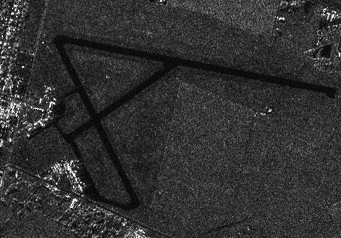
#> input picture python/src/main/python/usage/ImageProcessing/MorphologicalImageProcessing/images/aeroport2.png, 341 x 238 px, found by its file name
$ python DetectLandingStripesFromSatellite.py   (older library calls are emulated)
#> lines starting #> are read from the running program, lines starting #| are printed output that depends on the picture; after the words box and inside, x2 and y2 are one past the last pixel; in counts of white or black regions, pixels touching at a corner belong together
### python/src/main/python/myLibs/ImageProcessing/MorphologicalImageProcessing/structElement.py
import numpy as np
import math
from operator import itemgetter

# This function is used to construct a structuring element
# type can be either disc, square, diamond or line
# size should be a positive integer
# angle should be set when type=line
# The function return the structuring element as a list of coordinates
# [63 lines left out: function build_as_list, not called in this run]


# This function is used to construct a structuring element
# type can be either disc, square, diamond or line
# size should be a positive integer
# angle should be set when type=line
# The function return the structuring element as an image
def build(type, size, angle):
    return toImage(build_as_list(type, size, angle))


# This function is used to build an image from a list of coordinates
# [14 lines left out: function toImage, not called in this run]

### python/src/main/python/myLibs/ImageProcessing/MorphologicalImageProcessing/morpho.py
import cv2
import numpy as np
from src.main.python.myLibs.ImageProcessing.MorphologicalImageProcessing import structElement as strel

def displayImage(name,image):
    cv2.imshow(name, image)

# Implementation for learning purpose. Do not use
# [19 lines left out: function myErodeHandmade, not called in this run]

def myErode(image,struct):
    return cv2.erode(image,struct)

# Implementation for learning purpose. Do not use
# [8 lines left out: function myDilatHandmade, not called in this run]

def myDilat(image,struct):
    return cv2.dilate(image,struct)

def myGrad(image, struct):
    return myDilat(image,struct)-myErode(image,struct)

def myOpen(image, struct):
    return myDilat(myErode(image,struct),struct)

def myClose(image, struct):
    return myErode(myDilat(image,struct),struct)

def myCondDilat(imageM, imageI, struct):
    return np.minimum(cv2.dilate(imageM,struct), imageI)

def myCondErode(imageM, imageI, struct):
    return np.maximum(cv2.erode(imageM,struct), imageI)

# [25 lines left out: functions myReconInf, myReconSup, not called in this run]

def myReconOpen(imageI ,structOpen, structRecon) :
    return myReconInf(myOpen(imageI,structOpen),imageI,structRecon)

def myReconClose(imageI ,structOpen, structRecon) :
    return myReconSup(myClose(imageI,structOpen),imageI,structRecon)

# [90 lines left out: functions myHMax, myHMin, watersheds, not called in this run]

def myThreshold(image,threshold):
    tmp = np.copy(image)
    tmp[image<threshold]=0
    tmp[image>= threshold] = 255

    return tmp

# Count number of white distinct elements in a black and white image
# [28 lines left out: functions countElements, filterElementsOnEdge, not called in this run]

### python/src/main/python/usage/ImageProcessing/MorphologicalImageProcessing/DetectLandingStripesFromSatellite.py
import cv2
import numpy
from myLibs.ImageProcessing.MorphologicalImageProcessing import structElement as strel, morpho

image = cv2.imread('Images/aeroport2.png')
#> image is the input picture: shape (238, 341, 3); min 0, max 255, mean 48.9
image = image[:,:,0]
#> image: shape (238, 341)
morpho.displayImage("Original", image)

gamma8= strel.build("square", 1, None)

imageFiltered=numpy.ones(image.shape,image.dtype)
imageFiltered=imageFiltered*255

for angle in range (-90,90,1):
    structLigne=strel.build("line",50,angle)
    closeImage=morpho.myClose(image,structLigne)
    imageFiltered=numpy.minimum(imageFiltered,closeImage)
#> this loop made 180 passes
#> pass 1, `closeImage=morpho.myClose(image,structLigne)`:
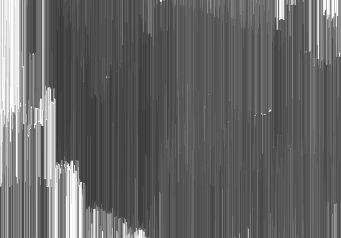
#> closeImage: shape (238, 341); min 56, max 255, mean 100.7
#> after the loop:
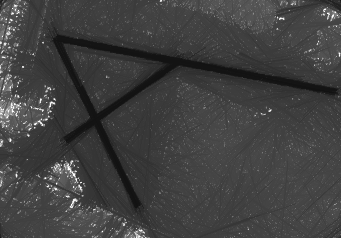
#> imageFiltered: shape (238, 341); min 18, max 255, mean 64.6

morpho.displayImage("After filter", imageFiltered)


imageFiltered = morpho.myThreshold(imageFiltered,40)
#> in myThreshold, `tmp[image<threshold]=0`:
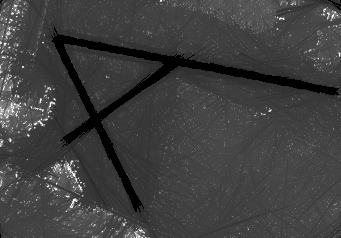
#> tmp: shape (238, 341); 5.91% of pixels changed, all inside (x1, y1, x2, y2) = (0, 0, 341, 238)
#> in myThreshold, `tmp[image>= threshold] = 255`:
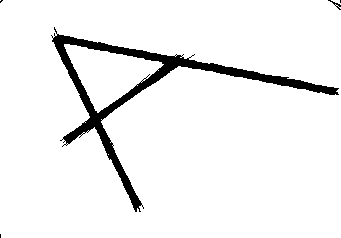
#> tmp: shape (238, 341); 94.1% white; 5 black regions (3 under 20 px), largest, box (x1, y1, x2, y2) and area: (51, 27, 339, 212) 4753, (328, 0, 341, 10) 33

morpho.displayImage("After threshold", imageFiltered)

structLigne = strel.build("square", 2, None)
imageFiltered=morpho.myClose(imageFiltered,structLigne)
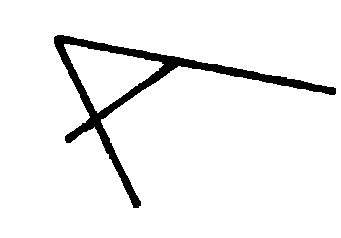
#> imageFiltered: shape (238, 341); 94.3% white; 1 black region, box (x1, y1, x2, y2) and area: (54, 35, 336, 208) 4598
morpho.displayImage("After close", imageFiltered)

image=morpho.myGrad(imageFiltered,gamma8)
#> in myGrad, `return myDilat(image,struct)-myErode(image,struct)`:
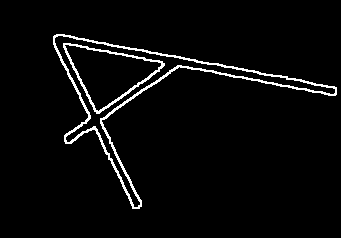
#> returned value: shape (238, 341); 3.6% white in thin lines or dots, all inside (x1, y1, x2, y2) = (53, 34, 337, 209)
morpho.displayImage("After gradient", image)

threshold = 128
imageCol=numpy.zeros((image.shape[0],image.shape[1],3))
for i in range(0, image.shape[0]):
    for j in range(0, image.shape[1]):
        if image[i][j] > threshold:
            imageCol[i][j] = [0,0,255]
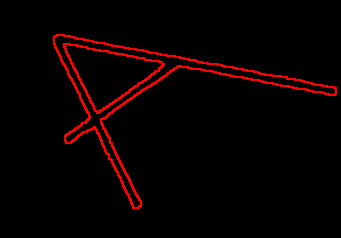
#> imageCol: shape (238, 341, 3) float64; mean of channels 0, 1, 2 0, 0, 9.2; drawn as B, G, R

morpho.displayImage("After Coloring", imageCol)

key = cv2.waitKey(0)
#> (key Esc is pressed here)
cv2.destroyAllWindows()

$ run again, with python/src/main/python/usage/ImageProcessing/MorphologicalImageProcessing/images/aeroport1.png copied over python/src/main/python/usage/ImageProcessing/MorphologicalImageProcessing/images/aeroport2.png
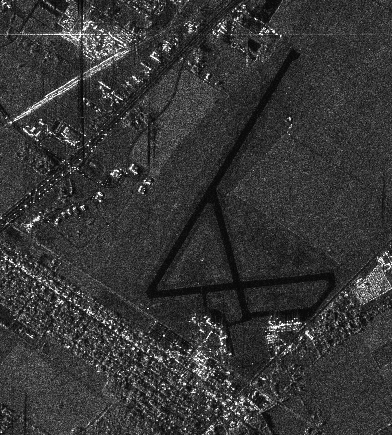
#> input picture python/src/main/python/usage/ImageProcessing/MorphologicalImageProcessing/images/aeroport1.png, 392 x 435 px, found by its file name
#> image is the input picture: shape (435, 392, 3); min 3, max 254, mean 54.4
#> image: shape (435, 392)
#> in myThreshold, `tmp[image>= threshold] = 255`:
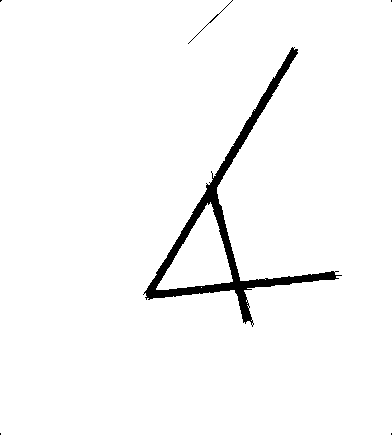
#> tmp: shape (435, 392); 97.2% white; 6 black regions (4 under 20 px), largest, box (x1, y1, x2, y2) and area: (143, 47, 342, 327) 4692, (188, 0, 233, 44) 53
#> after the loop `for i in range(0, image.shape[0]):`:
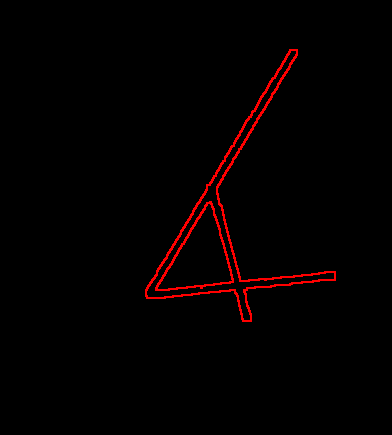
#> imageCol: shape (435, 392, 3) float64; mean of channels 0, 1, 2 0, 0, 4.4; drawn as B, G, R
